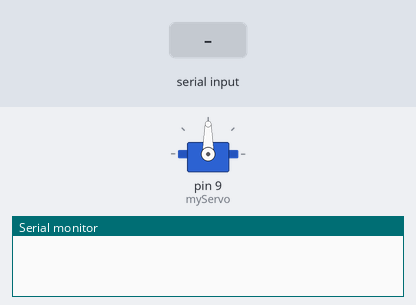
Bench run of a sketch on a simulated Arduino Uno, built with avr-gcc and run on an emulated ATmega328P. On the bench: servo, the last lines printed to the serial monitor. The inputs (shaded band) are chosen by the test bench.

Above: at 1.2 s.
1.3 s: "1" received over the second serial link
At 2.1 s:
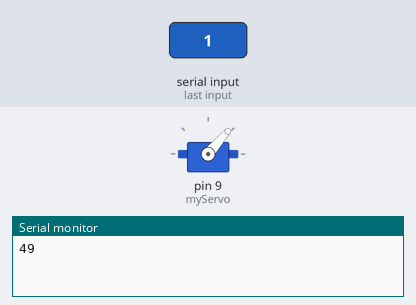
2.8 s: "0" received over the second serial link
At 3.3 s:
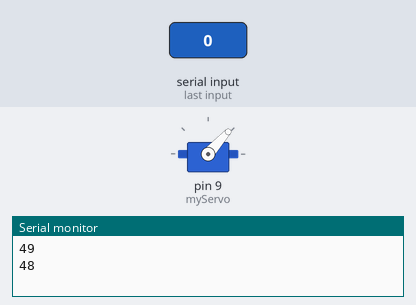
Timing chart, 0 to 5.8 s (numbered marks = the images above; inputs shaded):
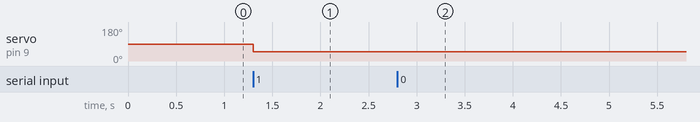

Measured:
- after the input at 1.3 s, servo on pin 9 (myServo): 90° → 49° at once
- after the input at 2.8 s, servo on pin 9 (myServo): 49° → 48° at once

The sketch:

OrientationSensor_Servo.ino
```cpp
#include <SoftwareSerial.h>
#include <Servo.h>
#define BTtx 2
#define BTrx 3
Servo myServo;

SoftwareSerial BT(BTtx , BTrx);

int servoPos = 0 ;

void setup() {
  myServo.attach(9);
  BT.begin(9600);
  Serial.begin(9600);
}

void loop() {
  if(BT.available()>0){
    servoPos = BT.read();
    Serial.println(servoPos);
  }
  if(servoPos != 0){ // 0이라는 쓰레기값이 계속전달되서 예외처리함.
    myServo.write(servoPos);
  }
}
```
